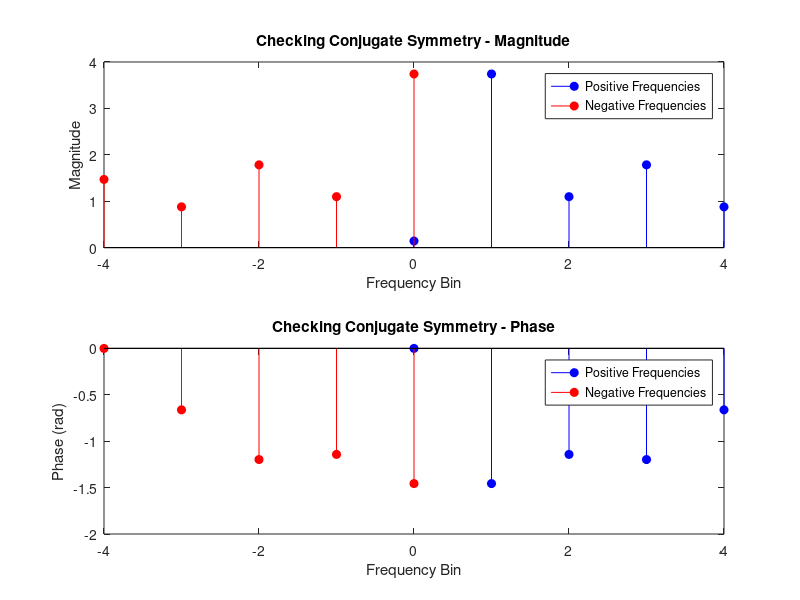

Here is the MATLAB script that generated this plot:
% What is Conjugate Symmetry?
% For real-valued signals (time-domain signals like the ones we measure), the DFT has a special symmetry property:
% X(N-k) = X(-k) = X*(k)
% The negative frequency components are the complex conjugate of the positive frequency components.
% This is what makes the DFT redundant for real signals,the second half (negative frequencies) can be derived from the first half (positive frequencies).
% DFT is periodic with period N, Intuitive Meaning: Positive frequencies
% appear in bins k = to N/2, 
% Negative frequencies appear in bins k=N/2+1 to N-1,and they are mirror images (conjugate symmetric) of the positive side.

% Parameters
N = 10;          % Number of samples
t = (0:N-1)/100; % Time vector (assuming fs=100Hz)

% Generate a real-valued signal (cosine + noise)
x = cos(2*pi*5*t) + 0.2*randn(size(t));

% Compute DFT
X = fft(x);

% Conjugate symmetry check
k = 1:N/2;                         % Positive frequencies
neg_k = N:-1:N/2+1;                 % Negative frequencies (mirrored)

% Plot magnitudes to check symmetry
figure;
subplot(2,1,1);
stem(k-1, abs(X(k)), 'b', 'filled');          % Positive frequencies
hold on;
stem(-k+1, abs(X(neg_k)), 'r', 'filled');     % Negative frequencies (should match)
xlabel('Frequency Bin');
ylabel('Magnitude');
title('Checking Conjugate Symmetry - Magnitude');
legend('Positive Frequencies', 'Negative Frequencies');

% Plot phase to check symmetry
subplot(2,1,2);
stem(k-1, angle(X(k)), 'b', 'filled');          % Positive frequencies
hold on;
stem(-k+1, -angle(X(neg_k)), 'r', 'filled');    % Negative frequencies (should match conjugated)
xlabel('Frequency Bin');
ylabel('Phase (rad)');
title('Checking Conjugate Symmetry - Phase');
legend('Positive Frequencies', 'Negative Frequencies');

% Explanation message
disp('If the DFT is conjugate symmetric, the negative frequencies (red) should mirror the positive ones (blue).');